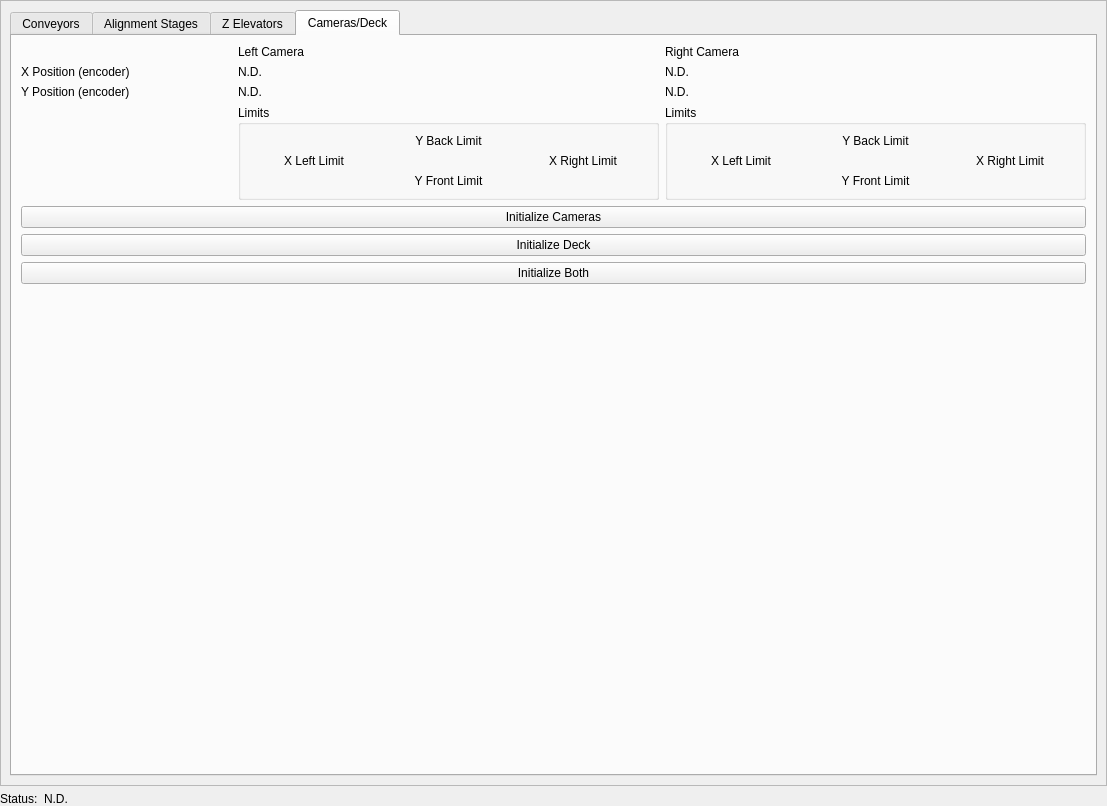
<?xml version="1.0" encoding="UTF-8"?>
<ui version="4.0">
 <class>ProcedureTestView</class>
 <widget class="QWidget" name="ProcedureTestView">
  <property name="geometry">
   <rect>
    <x>0</x>
    <y>0</y>
    <width>1107</width>
    <height>806</height>
   </rect>
  </property>
  <property name="windowTitle">
   <string>Form</string>
  </property>
  <layout class="QGridLayout" name="gridLayout" columnstretch="0,1">
   <property name="leftMargin">
    <number>0</number>
   </property>
   <property name="topMargin">
    <number>0</number>
   </property>
   <property name="rightMargin">
    <number>0</number>
   </property>
   <property name="bottomMargin">
    <number>0</number>
   </property>
   <item row="2" column="0">
    <widget class="QLabel" name="label">
     <property name="text">
      <string>Status:</string>
     </property>
    </widget>
   </item>
   <item row="2" column="1">
    <widget class="QLabel" name="lblProcStatus">
     <property name="text">
      <string>N.D.</string>
     </property>
    </widget>
   </item>
   <item row="0" column="0" colspan="2">
    <widget class="QScrollArea" name="scrollArea">
     <property name="widgetResizable">
      <bool>true</bool>
     </property>
     <widget class="QWidget" name="scrollAreaWidgetContents">
      <property name="geometry">
       <rect>
        <x>0</x>
        <y>0</y>
        <width>1105</width>
        <height>781</height>
       </rect>
      </property>
      <layout class="QVBoxLayout" name="verticalLayout">
       <item>
        <widget class="QTabWidget" name="tabWidget">
         <property name="currentIndex">
          <number>3</number>
         </property>
         <widget class="QWidget" name="tab">
          <attribute name="title">
           <string>Conveyors</string>
          </attribute>
          <layout class="QGridLayout" name="gridLayout_3">
           <item row="8" column="0">
            <widget class="QLabel" name="label_42">
             <property name="font">
              <font>
               <bold>true</bold>
              </font>
             </property>
             <property name="text">
              <string>CW0</string>
             </property>
            </widget>
           </item>
           <item row="2" column="4">
            <widget class="QLabel" name="label_36">
             <property name="font">
              <font>
               <bold>true</bold>
              </font>
             </property>
             <property name="text">
              <string>CM2</string>
             </property>
            </widget>
           </item>
           <item row="3" column="4">
            <widget class="QLabel" name="label_32">
             <property name="font">
              <font>
               <bold>true</bold>
              </font>
             </property>
             <property name="text">
              <string>CM3</string>
             </property>
            </widget>
           </item>
           <item row="8" column="5">
            <widget class="QLabel" name="cw2Value">
             <property name="text">
              <string>N.D.</string>
             </property>
            </widget>
           </item>
           <item row="4" column="5">
            <widget class="QPushButton" name="btnInitializeMask">
             <property name="text">
              <string>INITIALIZE</string>
             </property>
            </widget>
           </item>
           <item row="10" column="0">
            <widget class="QPushButton" name="btnEjectWafer">
             <property name="text">
              <string>EJECT</string>
             </property>
            </widget>
           </item>
           <item row="7" column="0" colspan="6">
            <widget class="Line" name="line_7">
             <property name="orientation">
              <enum>Qt::Orientation::Horizontal</enum>
             </property>
            </widget>
           </item>
           <item row="2" column="3">
            <widget class="QLabel" name="cm1Value">
             <property name="text">
              <string>N.D.</string>
             </property>
            </widget>
           </item>
           <item row="1" column="0" colspan="6">
            <widget class="Line" name="line_8">
             <property name="orientation">
              <enum>Qt::Orientation::Horizontal</enum>
             </property>
            </widget>
           </item>
           <item row="4" column="2">
            <widget class="QPushButton" name="btnExposureMask">
             <property name="text">
              <string>EXPOSURE</string>
             </property>
            </widget>
           </item>
           <item row="4" column="4">
            <widget class="QPushButton" name="btnHomeMask">
             <property name="text">
              <string>HOME</string>
             </property>
            </widget>
           </item>
           <item row="8" column="4">
            <widget class="QLabel" name="label_33">
             <property name="font">
              <font>
               <bold>true</bold>
              </font>
             </property>
             <property name="text">
              <string>CW2</string>
             </property>
            </widget>
           </item>
           <item row="9" column="0">
            <widget class="QLabel" name="label_34">
             <property name="font">
              <font>
               <bold>true</bold>
              </font>
             </property>
             <property name="text">
              <string>Position</string>
             </property>
            </widget>
           </item>
           <item row="2" column="0">
            <widget class="QLabel" name="label_40">
             <property name="font">
              <font>
               <bold>true</bold>
              </font>
             </property>
             <property name="text">
              <string>CM0</string>
             </property>
            </widget>
           </item>
           <item row="3" column="5">
            <widget class="QLabel" name="cm3Value">
             <property name="text">
              <string>N.D.</string>
             </property>
            </widget>
           </item>
           <item row="0" column="0">
            <widget class="QLabel" name="label_38">
             <property name="font">
              <font>
               <pointsize>12</pointsize>
               <bold>true</bold>
              </font>
             </property>
             <property name="text">
              <string>Mask drawer</string>
             </property>
            </widget>
           </item>
           <item row="2" column="1">
            <widget class="QLabel" name="cm0Value">
             <property name="text">
              <string>N.D.</string>
             </property>
            </widget>
           </item>
           <item row="4" column="1">
            <widget class="QPushButton" name="btnInsertMask">
             <property name="text">
              <string>INSERT</string>
             </property>
            </widget>
           </item>
           <item row="10" column="4">
            <widget class="QPushButton" name="btnHomeWafer">
             <property name="text">
              <string>HOME</string>
             </property>
            </widget>
           </item>
           <item row="2" column="5">
            <widget class="QLabel" name="cm2Value">
             <property name="text">
              <string>N.D.</string>
             </property>
            </widget>
           </item>
           <item row="10" column="5">
            <widget class="QPushButton" name="btnInitializeWafer">
             <property name="text">
              <string>INITIALIZE</string>
             </property>
            </widget>
           </item>
           <item row="4" column="0">
            <widget class="QPushButton" name="btnEjectMask">
             <property name="text">
              <string>EJECT</string>
             </property>
            </widget>
           </item>
           <item row="5" column="0" colspan="6">
            <spacer name="verticalSpacer_5">
             <property name="orientation">
              <enum>Qt::Orientation::Vertical</enum>
             </property>
             <property name="sizeType">
              <enum>QSizePolicy::Policy::Fixed</enum>
             </property>
             <property name="sizeHint" stdset="0">
              <size>
               <width>20</width>
               <height>8</height>
              </size>
             </property>
            </spacer>
           </item>
           <item row="10" column="1">
            <widget class="QPushButton" name="btnInsertWafer">
             <property name="text">
              <string>INSERT</string>
             </property>
            </widget>
           </item>
           <item row="3" column="1">
            <widget class="QLabel" name="maskPosValue">
             <property name="text">
              <string>N.D.</string>
             </property>
            </widget>
           </item>
           <item row="6" column="0">
            <widget class="QLabel" name="label_41">
             <property name="font">
              <font>
               <pointsize>12</pointsize>
               <bold>true</bold>
              </font>
             </property>
             <property name="text">
              <string>Wafer drawer</string>
             </property>
            </widget>
           </item>
           <item row="8" column="1">
            <widget class="QLabel" name="cw0Value">
             <property name="text">
              <string>N.D.</string>
             </property>
            </widget>
           </item>
           <item row="9" column="1">
            <widget class="QLabel" name="waferPosValue">
             <property name="text">
              <string>N.D.</string>
             </property>
            </widget>
           </item>
           <item row="2" column="2">
            <widget class="QLabel" name="label_39">
             <property name="font">
              <font>
               <bold>true</bold>
              </font>
             </property>
             <property name="text">
              <string>CM1</string>
             </property>
            </widget>
           </item>
           <item row="3" column="0">
            <widget class="QLabel" name="label_35">
             <property name="font">
              <font>
               <bold>true</bold>
              </font>
             </property>
             <property name="text">
              <string>Position</string>
             </property>
            </widget>
           </item>
           <item row="8" column="3">
            <widget class="QLabel" name="cw1Value">
             <property name="text">
              <string>N.D.</string>
             </property>
            </widget>
           </item>
           <item row="8" column="2">
            <widget class="QLabel" name="label_37">
             <property name="font">
              <font>
               <bold>true</bold>
              </font>
             </property>
             <property name="text">
              <string>CW1</string>
             </property>
            </widget>
           </item>
           <item row="11" column="2" colspan="2">
            <spacer name="verticalSpacer_2">
             <property name="orientation">
              <enum>Qt::Orientation::Vertical</enum>
             </property>
             <property name="sizeHint" stdset="0">
              <size>
               <width>20</width>
               <height>40</height>
              </size>
             </property>
            </spacer>
           </item>
          </layout>
         </widget>
         <widget class="QWidget" name="tab_2">
          <attribute name="title">
           <string>Alignment Stages</string>
          </attribute>
          <layout class="QGridLayout" name="gridLayout_2">
           <item row="12" column="2">
            <widget class="QLabel" name="label_19">
             <property name="font">
              <font>
               <bold>true</bold>
              </font>
             </property>
             <property name="text">
              <string>Postition</string>
             </property>
            </widget>
           </item>
           <item row="7" column="3">
            <widget class="QLabel" name="yStagePosValue">
             <property name="text">
              <string>N.D.</string>
             </property>
            </widget>
           </item>
           <item row="7" column="5">
            <widget class="QLabel" name="yBackLimitValue">
             <property name="text">
              <string>N.D.</string>
             </property>
            </widget>
           </item>
           <item row="14" column="1" colspan="2">
            <spacer name="verticalSpacer_4">
             <property name="orientation">
              <enum>Qt::Orientation::Vertical</enum>
             </property>
             <property name="sizeType">
              <enum>QSizePolicy::Policy::Fixed</enum>
             </property>
             <property name="sizeHint" stdset="0">
              <size>
               <width>20</width>
               <height>8</height>
              </size>
             </property>
            </spacer>
           </item>
           <item row="13" column="2">
            <widget class="QPushButton" name="btnCenterThetaStage">
             <property name="text">
              <string>CENTER</string>
             </property>
            </widget>
           </item>
           <item row="2" column="1">
            <widget class="QLabel" name="xLeftLimitValue">
             <property name="text">
              <string>N.D.</string>
             </property>
            </widget>
           </item>
           <item row="12" column="4">
            <widget class="QLabel" name="label_12">
             <property name="font">
              <font>
               <bold>true</bold>
              </font>
             </property>
             <property name="text">
              <string>CLOCKWISE</string>
             </property>
            </widget>
           </item>
           <item row="12" column="3">
            <widget class="QLabel" name="thetaStagePosValue">
             <property name="text">
              <string>N.D.</string>
             </property>
            </widget>
           </item>
           <item row="2" column="5">
            <widget class="QLabel" name="xRightLimitValue">
             <property name="text">
              <string>N.D.</string>
             </property>
            </widget>
           </item>
           <item row="16" column="0" colspan="6">
            <widget class="Line" name="line_4">
             <property name="orientation">
              <enum>Qt::Orientation::Horizontal</enum>
             </property>
            </widget>
           </item>
           <item row="12" column="5">
            <widget class="QLabel" name="thetaCWLimitValue">
             <property name="text">
              <string>N.D.</string>
             </property>
            </widget>
           </item>
           <item row="6" column="0" colspan="6">
            <widget class="Line" name="line_2">
             <property name="orientation">
              <enum>Qt::Orientation::Horizontal</enum>
             </property>
            </widget>
           </item>
           <item row="5" column="0">
            <widget class="QLabel" name="label_45">
             <property name="font">
              <font>
               <pointsize>12</pointsize>
               <bold>true</bold>
              </font>
             </property>
             <property name="text">
              <string>Y stage</string>
             </property>
            </widget>
           </item>
           <item row="7" column="1">
            <widget class="QLabel" name="yFrontLimitValue">
             <property name="text">
              <string>N.D.</string>
             </property>
            </widget>
           </item>
           <item row="7" column="4">
            <widget class="QLabel" name="label_8">
             <property name="font">
              <font>
               <bold>true</bold>
              </font>
             </property>
             <property name="text">
              <string>BACK</string>
             </property>
            </widget>
           </item>
           <item row="7" column="2">
            <widget class="QLabel" name="label_17">
             <property name="font">
              <font>
               <bold>true</bold>
              </font>
             </property>
             <property name="text">
              <string>Postition</string>
             </property>
            </widget>
           </item>
           <item row="12" column="1">
            <widget class="QLabel" name="thetaACWLimitValue">
             <property name="text">
              <string>N.D.</string>
             </property>
            </widget>
           </item>
           <item row="15" column="0">
            <widget class="QLabel" name="label_14">
             <property name="font">
              <font>
               <pointsize>12</pointsize>
               <bold>true</bold>
              </font>
             </property>
             <property name="text">
              <string>All stages</string>
             </property>
            </widget>
           </item>
           <item row="9" column="1" colspan="2">
            <spacer name="verticalSpacer_3">
             <property name="orientation">
              <enum>Qt::Orientation::Vertical</enum>
             </property>
             <property name="sizeType">
              <enum>QSizePolicy::Policy::Fixed</enum>
             </property>
             <property name="sizeHint" stdset="0">
              <size>
               <width>20</width>
               <height>8</height>
              </size>
             </property>
            </spacer>
           </item>
           <item row="3" column="2">
            <widget class="QPushButton" name="btnCenterXStage">
             <property name="text">
              <string>CENTER</string>
             </property>
            </widget>
           </item>
           <item row="2" column="0">
            <widget class="QLabel" name="label_2">
             <property name="font">
              <font>
               <bold>true</bold>
              </font>
             </property>
             <property name="text">
              <string>LEFT</string>
             </property>
            </widget>
           </item>
           <item row="7" column="0">
            <widget class="QLabel" name="label_6">
             <property name="font">
              <font>
               <bold>true</bold>
              </font>
             </property>
             <property name="text">
              <string>FRONT</string>
             </property>
            </widget>
           </item>
           <item row="11" column="0" colspan="6">
            <widget class="Line" name="line_3">
             <property name="orientation">
              <enum>Qt::Orientation::Horizontal</enum>
             </property>
            </widget>
           </item>
           <item row="4" column="1" colspan="2">
            <spacer name="verticalSpacer">
             <property name="orientation">
              <enum>Qt::Orientation::Vertical</enum>
             </property>
             <property name="sizeType">
              <enum>QSizePolicy::Policy::Fixed</enum>
             </property>
             <property name="sizeHint" stdset="0">
              <size>
               <width>20</width>
               <height>8</height>
              </size>
             </property>
            </spacer>
           </item>
           <item row="10" column="0">
            <widget class="QLabel" name="label_43">
             <property name="font">
              <font>
               <pointsize>12</pointsize>
               <bold>true</bold>
              </font>
             </property>
             <property name="text">
              <string>Theta stage</string>
             </property>
            </widget>
           </item>
           <item row="2" column="4">
            <widget class="QLabel" name="label_4">
             <property name="font">
              <font>
               <bold>true</bold>
              </font>
             </property>
             <property name="text">
              <string>RIGHT</string>
             </property>
            </widget>
           </item>
           <item row="1" column="0" colspan="6">
            <widget class="Line" name="line">
             <property name="orientation">
              <enum>Qt::Orientation::Horizontal</enum>
             </property>
            </widget>
           </item>
           <item row="12" column="0">
            <widget class="QLabel" name="label_10">
             <property name="font">
              <font>
               <bold>true</bold>
              </font>
             </property>
             <property name="text">
              <string>ANTI-CLOCKWISE</string>
             </property>
            </widget>
           </item>
           <item row="13" column="3">
            <widget class="QPushButton" name="btnInitThetaStage">
             <property name="text">
              <string>INITIALIZE</string>
             </property>
            </widget>
           </item>
           <item row="8" column="2">
            <widget class="QPushButton" name="btnCenterYStage">
             <property name="text">
              <string>CENTER</string>
             </property>
            </widget>
           </item>
           <item row="2" column="2">
            <widget class="QLabel" name="label_15">
             <property name="font">
              <font>
               <bold>true</bold>
              </font>
             </property>
             <property name="text">
              <string>Postition</string>
             </property>
            </widget>
           </item>
           <item row="2" column="3">
            <widget class="QLabel" name="xStagePosValue">
             <property name="text">
              <string>N.D.</string>
             </property>
            </widget>
           </item>
           <item row="3" column="3">
            <widget class="QPushButton" name="btnInitXStage">
             <property name="text">
              <string>INITIALIZE</string>
             </property>
            </widget>
           </item>
           <item row="0" column="0">
            <widget class="QLabel" name="label_44">
             <property name="font">
              <font>
               <pointsize>12</pointsize>
               <bold>true</bold>
              </font>
             </property>
             <property name="text">
              <string>X stage</string>
             </property>
            </widget>
           </item>
           <item row="8" column="3">
            <widget class="QPushButton" name="btnInitYStage">
             <property name="text">
              <string>INITIALIZE</string>
             </property>
            </widget>
           </item>
           <item row="17" column="2">
            <widget class="QPushButton" name="btnCenterAllStages">
             <property name="text">
              <string>CENTER</string>
             </property>
            </widget>
           </item>
           <item row="17" column="3">
            <widget class="QPushButton" name="btnInitAllStages">
             <property name="text">
              <string>INITIALIZE</string>
             </property>
            </widget>
           </item>
           <item row="18" column="2" colspan="2">
            <spacer name="verticalSpacer_6">
             <property name="orientation">
              <enum>Qt::Orientation::Vertical</enum>
             </property>
             <property name="sizeHint" stdset="0">
              <size>
               <width>20</width>
               <height>40</height>
              </size>
             </property>
            </spacer>
           </item>
          </layout>
         </widget>
         <widget class="QWidget" name="tab_3">
          <attribute name="title">
           <string>Z Elevators</string>
          </attribute>
          <layout class="QGridLayout" name="gridLayout_7">
           <item row="0" column="2">
            <widget class="QGroupBox" name="groupBox_3">
             <property name="title">
              <string>Z right elevator</string>
             </property>
             <layout class="QGridLayout" name="gridLayout_6">
              <item row="0" column="1">
               <widget class="QLabel" name="label_13">
                <property name="text">
                 <string>N.D.</string>
                </property>
               </widget>
              </item>
              <item row="2" column="0">
               <widget class="QLabel" name="label_27">
                <property name="font">
                 <font>
                  <bold>true</bold>
                 </font>
                </property>
                <property name="text">
                 <string>Low limit</string>
                </property>
               </widget>
              </item>
              <item row="1" column="0">
               <widget class="QLabel" name="label_26">
                <property name="font">
                 <font>
                  <bold>true</bold>
                 </font>
                </property>
                <property name="text">
                 <string>Position</string>
                </property>
               </widget>
              </item>
              <item row="2" column="1">
               <widget class="QLabel" name="label_28">
                <property name="text">
                 <string>N.D.</string>
                </property>
               </widget>
              </item>
              <item row="0" column="0">
               <widget class="QLabel" name="label_11">
                <property name="font">
                 <font>
                  <bold>true</bold>
                 </font>
                </property>
                <property name="text">
                 <string>High limit</string>
                </property>
               </widget>
              </item>
              <item row="3" column="1">
               <widget class="QPushButton" name="pushButton_5">
                <property name="text">
                 <string>Home</string>
                </property>
               </widget>
              </item>
              <item row="3" column="0">
               <widget class="QPushButton" name="pushButton_6">
                <property name="text">
                 <string>Initiliaze</string>
                </property>
               </widget>
              </item>
              <item row="1" column="1">
               <widget class="QLabel" name="label_29">
                <property name="text">
                 <string>N.D.</string>
                </property>
               </widget>
              </item>
             </layout>
            </widget>
           </item>
           <item row="2" column="0" colspan="3">
            <widget class="QWidget" name="widget" native="true">
             <layout class="QGridLayout" name="gridLayout_8" columnstretch="1,1,2" rowminimumheight="0,0,0">
              <property name="leftMargin">
               <number>0</number>
              </property>
              <property name="topMargin">
               <number>0</number>
              </property>
              <property name="rightMargin">
               <number>0</number>
              </property>
              <property name="bottomMargin">
               <number>0</number>
              </property>
              <item row="2" column="1">
               <widget class="QDoubleSpinBox" name="doubleSpinBox"/>
              </item>
              <item row="1" column="2">
               <widget class="QPushButton" name="pushButton_8">
                <property name="text">
                 <string>Home all</string>
                </property>
               </widget>
              </item>
              <item row="2" column="2">
               <widget class="QPushButton" name="btnStartAutolevel">
                <property name="text">
                 <string>Autolevel</string>
                </property>
               </widget>
              </item>
              <item row="2" column="0">
               <widget class="QLabel" name="label_30">
                <property name="text">
                 <string>Force (gF)</string>
                </property>
               </widget>
              </item>
              <item row="1" column="0" colspan="2">
               <widget class="QPushButton" name="pushButton_7">
                <property name="text">
                 <string>Initialize all</string>
                </property>
               </widget>
              </item>
             </layout>
            </widget>
           </item>
           <item row="0" column="1">
            <widget class="QGroupBox" name="groupBox_2">
             <property name="title">
              <string>Z back elevator</string>
             </property>
             <layout class="QGridLayout" name="gridLayout_5">
              <item row="1" column="1">
               <widget class="QLabel" name="label_25">
                <property name="text">
                 <string>N.D.</string>
                </property>
               </widget>
              </item>
              <item row="1" column="0">
               <widget class="QLabel" name="label_22">
                <property name="font">
                 <font>
                  <bold>true</bold>
                 </font>
                </property>
                <property name="text">
                 <string>Position</string>
                </property>
               </widget>
              </item>
              <item row="0" column="0">
               <widget class="QLabel" name="label_7">
                <property name="font">
                 <font>
                  <bold>true</bold>
                 </font>
                </property>
                <property name="text">
                 <string>High limit</string>
                </property>
               </widget>
              </item>
              <item row="0" column="1">
               <widget class="QLabel" name="label_9">
                <property name="text">
                 <string>N.D.</string>
                </property>
               </widget>
              </item>
              <item row="3" column="1">
               <widget class="QPushButton" name="pushButton_3">
                <property name="text">
                 <string>Home</string>
                </property>
               </widget>
              </item>
              <item row="3" column="0">
               <widget class="QPushButton" name="pushButton_4">
                <property name="text">
                 <string>Initiliaze</string>
                </property>
               </widget>
              </item>
              <item row="2" column="1">
               <widget class="QLabel" name="label_24">
                <property name="text">
                 <string>N.D.</string>
                </property>
               </widget>
              </item>
              <item row="2" column="0">
               <widget class="QLabel" name="label_23">
                <property name="font">
                 <font>
                  <bold>true</bold>
                 </font>
                </property>
                <property name="text">
                 <string>Low limit</string>
                </property>
               </widget>
              </item>
             </layout>
            </widget>
           </item>
           <item row="1" column="0" colspan="3">
            <widget class="Line" name="line_5">
             <property name="orientation">
              <enum>Qt::Orientation::Horizontal</enum>
             </property>
            </widget>
           </item>
           <item row="0" column="0">
            <widget class="QGroupBox" name="groupBox">
             <property name="title">
              <string>Z left elevator</string>
             </property>
             <property name="flat">
              <bool>false</bool>
             </property>
             <property name="checkable">
              <bool>false</bool>
             </property>
             <layout class="QGridLayout" name="gridLayout_4">
              <item row="0" column="0">
               <widget class="QLabel" name="label_3">
                <property name="font">
                 <font>
                  <bold>true</bold>
                 </font>
                </property>
                <property name="text">
                 <string>High limit</string>
                </property>
               </widget>
              </item>
              <item row="0" column="1">
               <widget class="QLabel" name="label_5">
                <property name="text">
                 <string>N.D.</string>
                </property>
               </widget>
              </item>
              <item row="1" column="0">
               <widget class="QLabel" name="label_16">
                <property name="font">
                 <font>
                  <bold>true</bold>
                 </font>
                </property>
                <property name="text">
                 <string>Position</string>
                </property>
               </widget>
              </item>
              <item row="1" column="1">
               <widget class="QLabel" name="label_18">
                <property name="text">
                 <string>N.D.</string>
                </property>
               </widget>
              </item>
              <item row="2" column="0">
               <widget class="QLabel" name="label_20">
                <property name="font">
                 <font>
                  <bold>true</bold>
                 </font>
                </property>
                <property name="text">
                 <string>Low limit</string>
                </property>
               </widget>
              </item>
              <item row="2" column="1">
               <widget class="QLabel" name="label_21">
                <property name="text">
                 <string>N.D.</string>
                </property>
               </widget>
              </item>
              <item row="3" column="0">
               <widget class="QPushButton" name="pushButton">
                <property name="text">
                 <string>Initiliaze</string>
                </property>
               </widget>
              </item>
              <item row="3" column="1">
               <widget class="QPushButton" name="pushButton_2">
                <property name="text">
                 <string>Home</string>
                </property>
               </widget>
              </item>
             </layout>
            </widget>
           </item>
           <item row="4" column="0" colspan="3">
            <spacer name="verticalSpacer_7">
             <property name="orientation">
              <enum>Qt::Orientation::Vertical</enum>
             </property>
             <property name="sizeHint" stdset="0">
              <size>
               <width>20</width>
               <height>40</height>
              </size>
             </property>
            </spacer>
           </item>
          </layout>
         </widget>
         <widget class="QWidget" name="tab_4">
          <attribute name="title">
           <string>Cameras/Deck</string>
          </attribute>
          <layout class="QGridLayout" name="gridLayout_9" columnstretch="0,1,2,2">
           <item row="0" column="3">
            <widget class="QLabel" name="label_53">
             <property name="text">
              <string>Right Camera</string>
             </property>
            </widget>
           </item>
           <item row="2" column="2">
            <widget class="QLabel" name="lblLeftCamYPos">
             <property name="text">
              <string>N.D.</string>
             </property>
            </widget>
           </item>
           <item row="3" column="3">
            <widget class="QGroupBox" name="groupBox_5">
             <property name="title">
              <string>Limits</string>
             </property>
             <layout class="QGridLayout" name="gridLayout_11">
              <item row="0" column="1">
               <widget class="QLabel" name="lblRightCamYBackLimit">
                <property name="text">
                 <string>Y Back Limit</string>
                </property>
                <property name="alignment">
                 <set>Qt::AlignmentFlag::AlignCenter</set>
                </property>
               </widget>
              </item>
              <item row="1" column="0">
               <widget class="QLabel" name="lblRightCamXLeftLimit">
                <property name="text">
                 <string>X Left Limit</string>
                </property>
                <property name="alignment">
                 <set>Qt::AlignmentFlag::AlignCenter</set>
                </property>
               </widget>
              </item>
              <item row="1" column="2">
               <widget class="QLabel" name="lblRightCamXRightLimit">
                <property name="text">
                 <string>X Right Limit</string>
                </property>
                <property name="alignment">
                 <set>Qt::AlignmentFlag::AlignCenter</set>
                </property>
               </widget>
              </item>
              <item row="2" column="1">
               <widget class="QLabel" name="lblRightCamYFrontLimit">
                <property name="text">
                 <string>Y Front Limit</string>
                </property>
                <property name="alignment">
                 <set>Qt::AlignmentFlag::AlignCenter</set>
                </property>
               </widget>
              </item>
             </layout>
            </widget>
           </item>
           <item row="6" column="1" colspan="3">
            <widget class="QPushButton" name="btnInitAllVision">
             <property name="text">
              <string>Initialize Both</string>
             </property>
            </widget>
           </item>
           <item row="4" column="1" colspan="3">
            <widget class="QPushButton" name="btnInitCameras">
             <property name="text">
              <string>Initialize Cameras</string>
             </property>
            </widget>
           </item>
           <item row="3" column="2">
            <widget class="QGroupBox" name="groupBox_4">
             <property name="title">
              <string>Limits</string>
             </property>
             <layout class="QGridLayout" name="gridLayout_10">
              <item row="0" column="1">
               <widget class="QLabel" name="lblLeftCamYBackLimit">
                <property name="text">
                 <string>Y Back Limit</string>
                </property>
                <property name="alignment">
                 <set>Qt::AlignmentFlag::AlignCenter</set>
                </property>
               </widget>
              </item>
              <item row="1" column="0">
               <widget class="QLabel" name="lblLeftCamXLeftLimit">
                <property name="text">
                 <string>X Left Limit</string>
                </property>
                <property name="alignment">
                 <set>Qt::AlignmentFlag::AlignCenter</set>
                </property>
               </widget>
              </item>
              <item row="1" column="2">
               <widget class="QLabel" name="lblLeftCamXRightLimit">
                <property name="text">
                 <string>X Right Limit</string>
                </property>
                <property name="alignment">
                 <set>Qt::AlignmentFlag::AlignCenter</set>
                </property>
               </widget>
              </item>
              <item row="2" column="1">
               <widget class="QLabel" name="lblLeftCamYFrontLimit">
                <property name="text">
                 <string>Y Front Limit</string>
                </property>
                <property name="alignment">
                 <set>Qt::AlignmentFlag::AlignCenter</set>
                </property>
               </widget>
              </item>
             </layout>
            </widget>
           </item>
           <item row="2" column="3">
            <widget class="QLabel" name="lblRightCamYPos">
             <property name="text">
              <string>N.D.</string>
             </property>
            </widget>
           </item>
           <item row="0" column="2">
            <widget class="QLabel" name="label_52">
             <property name="text">
              <string>Left Camera</string>
             </property>
            </widget>
           </item>
           <item row="1" column="2">
            <widget class="QLabel" name="lblLeftCamXPos">
             <property name="text">
              <string>N.D.</string>
             </property>
            </widget>
           </item>
           <item row="1" column="3">
            <widget class="QLabel" name="lblRightCamXPos">
             <property name="text">
              <string>N.D.</string>
             </property>
            </widget>
           </item>
           <item row="5" column="1" colspan="3">
            <widget class="QPushButton" name="btnInitDeck">
             <property name="text">
              <string>Initialize Deck</string>
             </property>
            </widget>
           </item>
           <item row="7" column="1" colspan="3">
            <spacer name="verticalSpacer_8">
             <property name="orientation">
              <enum>Qt::Orientation::Vertical</enum>
             </property>
             <property name="sizeHint" stdset="0">
              <size>
               <width>20</width>
               <height>40</height>
              </size>
             </property>
            </spacer>
           </item>
           <item row="2" column="1">
            <widget class="QLabel" name="label_47">
             <property name="text">
              <string>Y Position (encoder)</string>
             </property>
            </widget>
           </item>
           <item row="1" column="1">
            <widget class="QLabel" name="label_49">
             <property name="text">
              <string>X Position (encoder)</string>
             </property>
            </widget>
           </item>
          </layout>
         </widget>
        </widget>
       </item>
      </layout>
     </widget>
    </widget>
   </item>
  </layout>
 </widget>
 <resources/>
 <connections/>
</ui>
